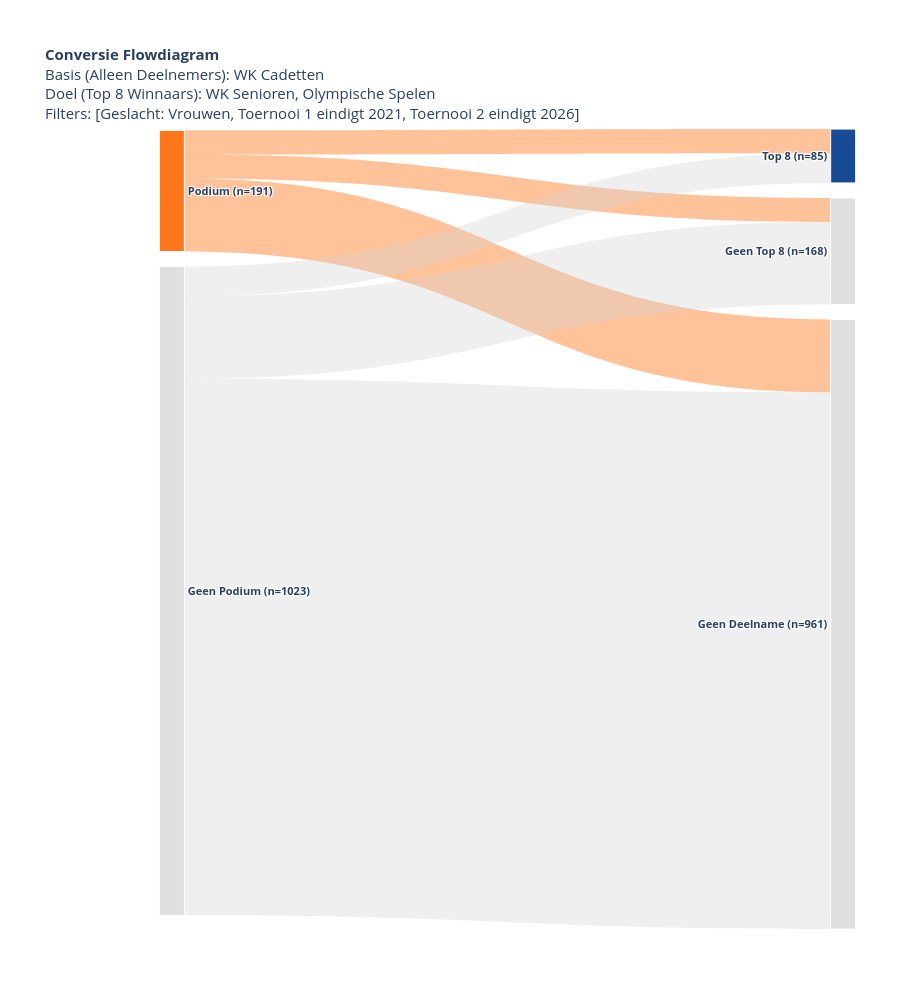
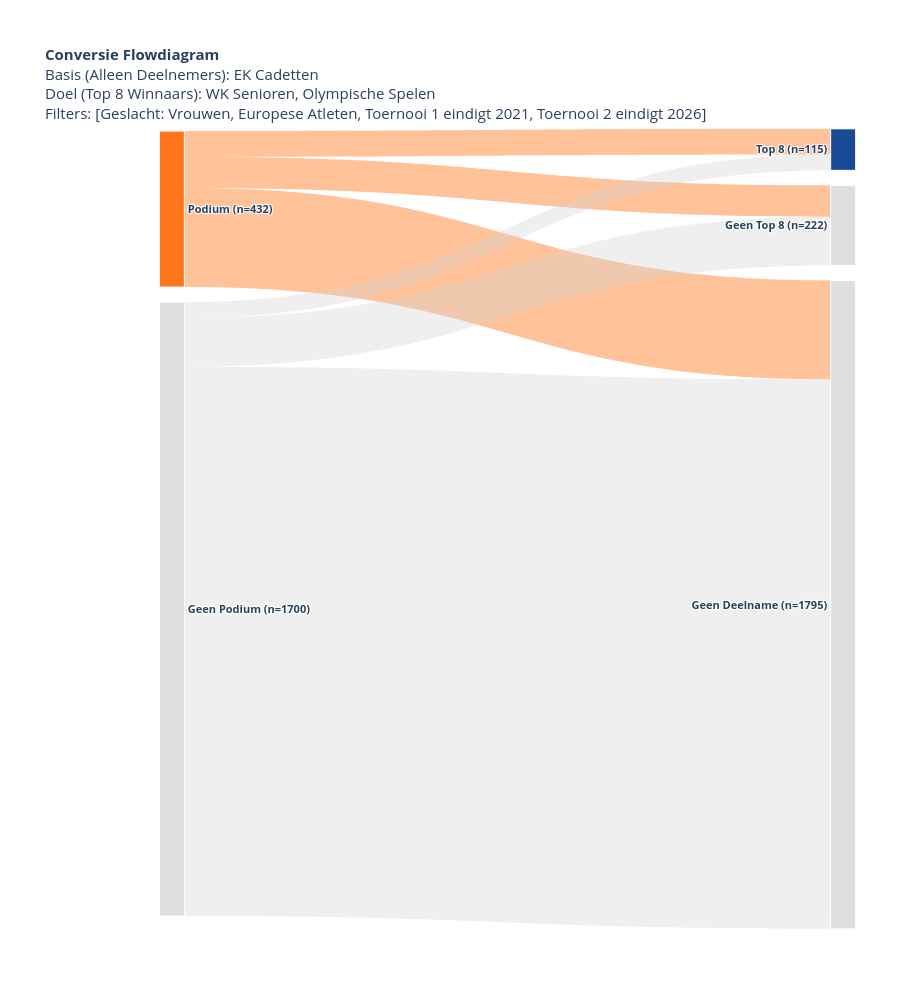
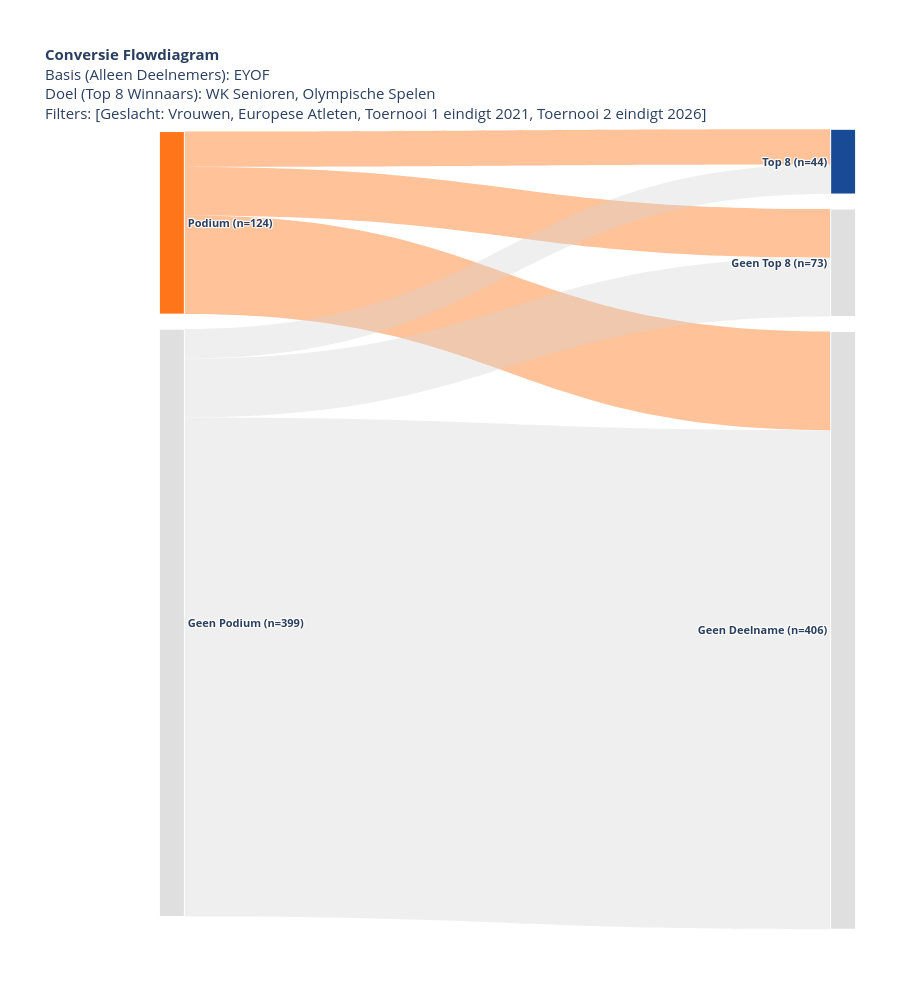
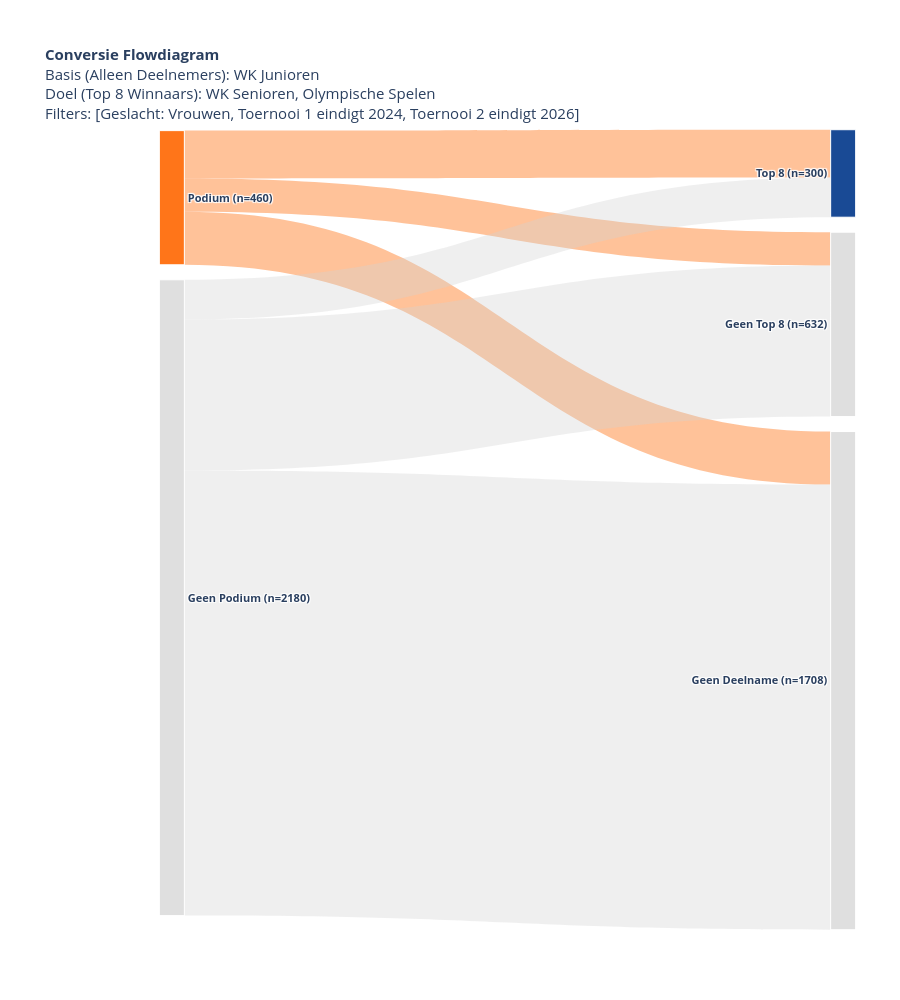

The notebook cell these images were saved under, in order:
### Code cell
# 1. Vrouwen - WK Cadetten
generate_conversion_sankey(
    df, 
    selected_A=['World Cadet Championships'], 
    selected_B=['World Senior Championships', 'Olympic Games'], 
    a_start_year=2009, a_end_year=2021, b_start_year=2009, b_end_year=2026, min_birth_year=None,
    european_only=False, grouping='podium', dutch_only=False, print_conversion_table=False,
    gender='Women', b_target='top8', plot_type='conversion',
    export_html_path=PLOTS_DIR / 'women_cadet_WC_flowdiagram_conversion.html'
)

# 2. Vrouwen - EK Cadetten
generate_conversion_sankey(
    df, 
    selected_A=['European Judo Championships Cadets'], 
    selected_B=['World Senior Championships', 'Olympic Games'], 
    a_start_year=2005, a_end_year=2021, b_start_year=2005, b_end_year=2026, min_birth_year=None,
    european_only=True, grouping='podium', dutch_only=False, print_conversion_table=False,
    gender='Women', b_target='top8', plot_type='conversion',
    export_html_path=PLOTS_DIR / 'women_cadet_EC_flowdiagram_conversion.html'
)

# 3. Vrouwen - EYOF
generate_conversion_sankey(
    df, 
    selected_A=['EYOF'], 
    selected_B=['World Senior Championships', 'Olympic Games'], 
    a_start_year=2013, a_end_year=2021, b_start_year=2013, b_end_year=2026, min_birth_year=None,
    european_only=True, grouping='podium', dutch_only=False, print_conversion_table=False,
    gender='Women', b_target='top8', plot_type='conversion',
    export_html_path=PLOTS_DIR / 'women_EYOF_flowdiagram_conversion.html'
)

# 4. Vrouwen - WK Junioren
generate_conversion_sankey(
    df, 
    selected_A=['World Junior Championships'], 
    selected_B=['World Senior Championships', 'Olympic Games'], 
    a_start_year=2000, a_end_year=2024, b_start_year=2000, b_end_year=2026, min_birth_year=None,
    european_only=False, grouping='podium', dutch_only=False, print_conversion_table=False,
    gender='Women', b_target='top8', plot_type='conversion',
    export_html_path=PLOTS_DIR / 'women_junior_WC_flowdiagram_conversion.html'
)

# 5. Vrouwen - EK Junioren
generate_conversion_sankey(
    df, 
    selected_A=['European Judo Championships Juniors'], 
    selected_B=['World Senior Championships', 'Olympic Games'], 
    a_start_year=2004, a_end_year=2024, b_start_year=2004, b_end_year=2026, min_birth_year=None,
    european_only=True, grouping='podium', dutch_only=False, print_conversion_table=False,
    gender='Women', b_target='top8', plot_type='conversion',
    export_html_path=PLOTS_DIR / 'women_junior_EC_flowdiagram_conversion.html'
)

### Figure 1 — Plotly figure (JSON) as saved in the notebook; plotly's stock layout.template omitted (floating-point values rounded to 4 significant figures)
{"data": [{"arrangement": "snap", "link": {"color": ["rgba(255, 102, 0, 0.4)", "rgba(255, 102, 0, 0.4)", "rgba(255, 102, 0, 0.4)", "rgba(210, 210, 210, 0.35)", "rgba(210, 210, 210, 0.35)", "rgba(210, 210, 210, 0.35)"], "customdata": ["Conversie: 19.9%<br>Gem. Tijd: 6.1 jr", "Conversie: 19.9%<br>Gem. Tijd: 5.3 jr", "Conversie: 60.2%<br>Gem. Tijd: N.v.t.", "Conversie: 4.6%<br>Gem. Tijd: 7.4 jr", "Conversie: 12.7%<br>Gem. Tijd: 5.4 jr", "Conversie: 82.7%<br>Gem. Tijd: N.v.t."], "hovertemplate": "%{source.label} → %{target.label}<br>Aantal Atleten: %{value}<br>%{customdata}<extra></extra>", "source": [0, 0, 0, 1, 1, 1], "target": [2, 3, 4, 2, 3, 4], "value": [38, 38, 115, 47, 130, 846]}, "node": {"color": ["rgba(255, 102, 0, 0.9)", "rgba(210, 210, 210, 0.7)", "rgba(0, 55, 138, 0.9)", "rgba(210, 210, 210, 0.7)", "rgba(210, 210, 210, 0.7)"], "hovertemplate": "%{label}<extra></extra>", "label": ["<b>Podium (n=191)</b>", "<b>Geen Podium (n=1023)</b>", "<b>Top 8 (n=85)</b>", "<b>Geen Top 8 (n=168)</b>", "<b>Geen Deelname (n=961)</b>"], "line": {"color": "white", "width": 1}, "pad": 15, "thickness": 25, "x": [0.01, 0.01, 0.99, 0.99, 0.99], "y": [0.08867, 0.5887, 0.04501, 0.1492, 0.6142]}, "type": "sankey"}], "layout": {"font": {"family": "HK Grotesk, Open Sans, sans-serif", "size": 11}, "height": 1000, "margin": {"l": 165, "r": 50, "t": 120}, "title": {"text": "<b>Conversie Flowdiagram</b><br>Basis (Alleen Deelnemers): WK Cadetten<br>Doel (Top 8 Winnaars): WK Senioren, Olympische Spelen<br>Filters: [Geslacht: Vrouwen, Toernooi 1 eindigt 2021, Toernooi 2 eindigt 2026]"}}}

### Figure 2 — Plotly figure (JSON) as saved in the notebook; plotly's stock layout.template omitted (floating-point values rounded to 4 significant figures)
{"data": [{"arrangement": "snap", "link": {"color": ["rgba(255, 102, 0, 0.4)", "rgba(255, 102, 0, 0.4)", "rgba(255, 102, 0, 0.4)", "rgba(210, 210, 210, 0.35)", "rgba(210, 210, 210, 0.35)", "rgba(210, 210, 210, 0.35)"], "customdata": ["Conversie: 16.4%<br>Gem. Tijd: 6.4 jr", "Conversie: 20.1%<br>Gem. Tijd: 5.8 jr", "Conversie: 63.4%<br>Gem. Tijd: N.v.t.", "Conversie: 2.6%<br>Gem. Tijd: 7.8 jr", "Conversie: 7.9%<br>Gem. Tijd: 6.4 jr", "Conversie: 89.5%<br>Gem. Tijd: N.v.t."], "hovertemplate": "%{source.label} → %{target.label}<br>Aantal Atleten: %{value}<br>%{customdata}<extra></extra>", "source": [0, 0, 0, 1, 1, 1], "target": [2, 3, 4, 2, 3, 4], "value": [71, 87, 274, 44, 135, 1521]}, "node": {"color": ["rgba(255, 102, 0, 0.9)", "rgba(210, 210, 210, 0.7)", "rgba(0, 55, 138, 0.9)", "rgba(210, 210, 210, 0.7)", "rgba(210, 210, 210, 0.7)"], "hovertemplate": "%{label}<extra></extra>", "label": ["<b>Podium (n=432)</b>", "<b>Geen Podium (n=1700)</b>", "<b>Top 8 (n=115)</b>", "<b>Geen Top 8 (n=222)</b>", "<b>Geen Deelname (n=1795)</b>"], "line": {"color": "white", "width": 1}, "pad": 15, "thickness": 25, "x": [0.01, 0.01, 0.99, 0.99, 0.99], "y": [0.1113, 0.6113, 0.03697, 0.116, 0.589]}, "type": "sankey"}], "layout": {"font": {"family": "HK Grotesk, Open Sans, sans-serif", "size": 11}, "height": 1000, "margin": {"l": 165, "r": 50, "t": 120}, "title": {"text": "<b>Conversie Flowdiagram</b><br>Basis (Alleen Deelnemers): EK Cadetten<br>Doel (Top 8 Winnaars): WK Senioren, Olympische Spelen<br>Filters: [Geslacht: Vrouwen, Europese Atleten, Toernooi 1 eindigt 2021, Toernooi 2 eindigt 2026]"}}}

### Figure 3 — Plotly figure (JSON) as saved in the notebook; plotly's stock layout.template omitted (floating-point values rounded to 4 significant figures)
{"data": [{"arrangement": "snap", "link": {"color": ["rgba(255, 102, 0, 0.4)", "rgba(255, 102, 0, 0.4)", "rgba(255, 102, 0, 0.4)", "rgba(210, 210, 210, 0.35)", "rgba(210, 210, 210, 0.35)", "rgba(210, 210, 210, 0.35)"], "customdata": ["Conversie: 19.4%<br>Gem. Tijd: 5.7 jr", "Conversie: 26.6%<br>Gem. Tijd: 4.3 jr", "Conversie: 54.0%<br>Gem. Tijd: N.v.t.", "Conversie: 5.0%<br>Gem. Tijd: 6.5 jr", "Conversie: 10.0%<br>Gem. Tijd: 5.8 jr", "Conversie: 85.0%<br>Gem. Tijd: N.v.t."], "hovertemplate": "%{source.label} → %{target.label}<br>Aantal Atleten: %{value}<br>%{customdata}<extra></extra>", "source": [0, 0, 0, 1, 1, 1], "target": [2, 3, 4, 2, 3, 4], "value": [24, 33, 67, 20, 40, 339]}, "node": {"color": ["rgba(255, 102, 0, 0.9)", "rgba(210, 210, 210, 0.7)", "rgba(0, 55, 138, 0.9)", "rgba(210, 210, 210, 0.7)", "rgba(210, 210, 210, 0.7)"], "hovertemplate": "%{label}<extra></extra>", "label": ["<b>Podium (n=124)</b>", "<b>Geen Podium (n=399)</b>", "<b>Top 8 (n=44)</b>", "<b>Geen Top 8 (n=73)</b>", "<b>Geen Deelname (n=406)</b>"], "line": {"color": "white", "width": 1}, "pad": 15, "thickness": 25, "x": [0.01, 0.01, 0.99, 0.99, 0.99], "y": [0.1285, 0.6285, 0.05207, 0.1639, 0.6219]}, "type": "sankey"}], "layout": {"font": {"family": "HK Grotesk, Open Sans, sans-serif", "size": 11}, "height": 1000, "margin": {"l": 165, "r": 50, "t": 120}, "title": {"text": "<b>Conversie Flowdiagram</b><br>Basis (Alleen Deelnemers): EYOF<br>Doel (Top 8 Winnaars): WK Senioren, Olympische Spelen<br>Filters: [Geslacht: Vrouwen, Europese Atleten, Toernooi 1 eindigt 2021, Toernooi 2 eindigt 2026]"}}}

### Figure 4 — Plotly figure (JSON) as saved in the notebook; plotly's stock layout.template omitted (floating-point values rounded to 4 significant figures)
{"data": [{"arrangement": "snap", "link": {"color": ["rgba(255, 102, 0, 0.4)", "rgba(255, 102, 0, 0.4)", "rgba(255, 102, 0, 0.4)", "rgba(210, 210, 210, 0.35)", "rgba(210, 210, 210, 0.35)", "rgba(210, 210, 210, 0.35)"], "customdata": ["Conversie: 35.7%<br>Gem. Tijd: 3.8 jr", "Conversie: 24.8%<br>Gem. Tijd: 3.1 jr", "Conversie: 39.6%<br>Gem. Tijd: N.v.t.", "Conversie: 6.2%<br>Gem. Tijd: 5.7 jr", "Conversie: 23.8%<br>Gem. Tijd: 3.3 jr", "Conversie: 70.0%<br>Gem. Tijd: N.v.t."], "hovertemplate": "%{source.label} → %{target.label}<br>Aantal Atleten: %{value}<br>%{customdata}<extra></extra>", "source": [0, 0, 0, 1, 1, 1], "target": [2, 3, 4, 2, 3, 4], "value": [164, 114, 182, 136, 518, 1526]}, "node": {"color": ["rgba(255, 102, 0, 0.9)", "rgba(210, 210, 210, 0.7)", "rgba(0, 55, 138, 0.9)", "rgba(210, 210, 210, 0.7)", "rgba(210, 210, 210, 0.7)"], "hovertemplate": "%{label}<extra></extra>", "label": ["<b>Podium (n=460)</b>", "<b>Geen Podium (n=2180)</b>", "<b>Top 8 (n=300)</b>", "<b>Geen Top 8 (n=632)</b>", "<b>Geen Deelname (n=1708)</b>"], "line": {"color": "white", "width": 1}, "pad": 15, "thickness": 25, "x": [0.01, 0.01, 0.99, 0.99, 0.99], "y": [0.09712, 0.5971, 0.06682, 0.2433, 0.6865]}, "type": "sankey"}], "layout": {"font": {"family": "HK Grotesk, Open Sans, sans-serif", "size": 11}, "height": 1000, "margin": {"l": 165, "r": 50, "t": 120}, "title": {"text": "<b>Conversie Flowdiagram</b><br>Basis (Alleen Deelnemers): WK Junioren<br>Doel (Top 8 Winnaars): WK Senioren, Olympische Spelen<br>Filters: [Geslacht: Vrouwen, Toernooi 1 eindigt 2024, Toernooi 2 eindigt 2026]"}}}
